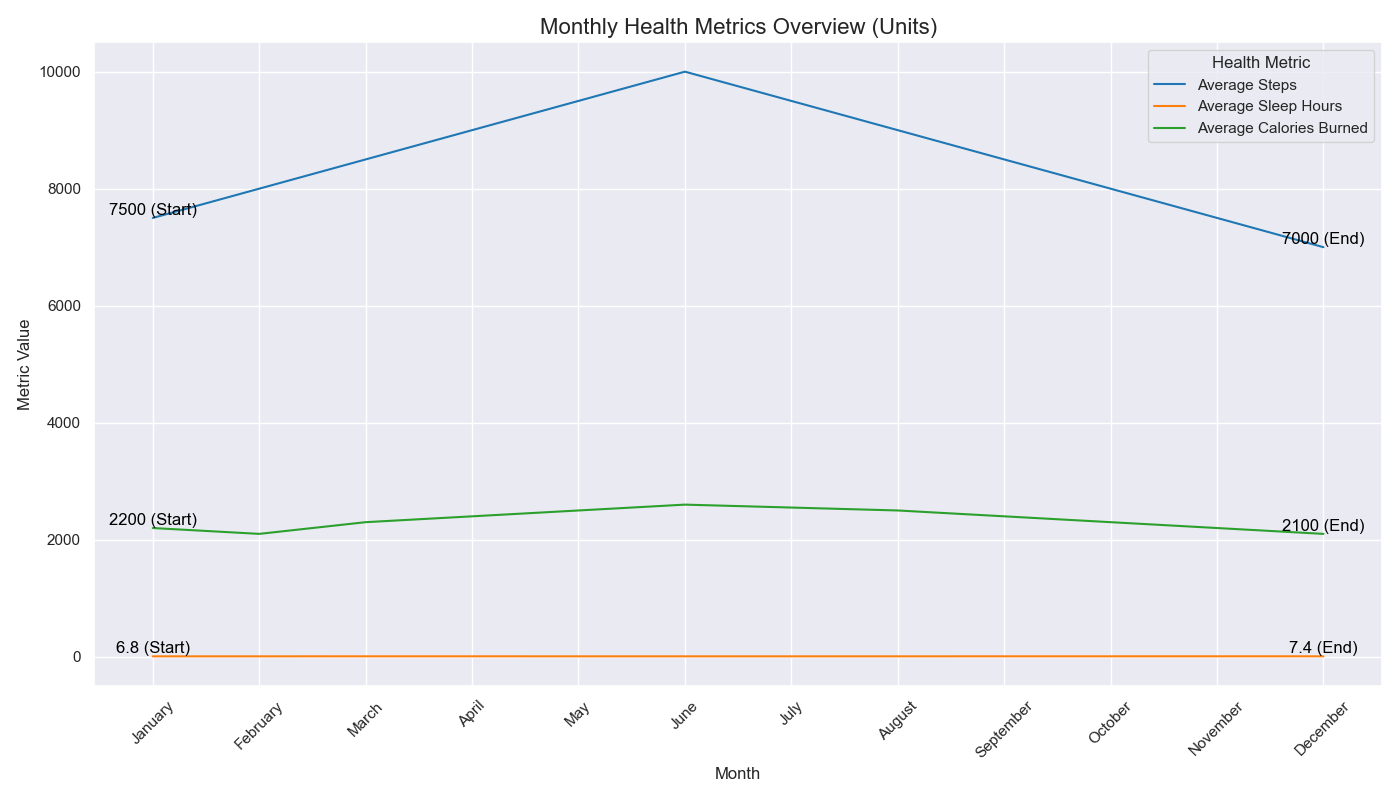

This chart was generated by the following Python code:

import pandas as pd
import seaborn as sns
import matplotlib.pyplot as plt

# Create data
data = {
    'Month': ["January", "February", "March", "April", "May", "June",
              "July", "August", "September", "October", "November", "December"],
    'Average Steps': [7500, 8000, 8500, 9000, 9500, 10000, 9500, 9000, 8500, 8000, 7500, 7000],
    'Average Sleep Hours': [6.8, 7.0, 7.2, 7.1, 7.0, 6.9, 6.8, 7.0, 7.1, 7.2, 7.3, 7.4],
    'Average Calories Burned': [2200, 2100, 2300, 2400, 2500, 2600, 2550, 2500, 2400, 2300, 2200, 2100]
}

# Convert data into DataFrame
df = pd.DataFrame(data)

# Melt the DataFrame
df_melted = df.melt('Month', var_name='Health Metric', value_name='Value')

# Create the line plot
plt.figure(figsize=(14, 8))
sns.lineplot(data=df_melted, x='Month', y='Value', hue='Health Metric',
             palette=['#1f77b4', '#ff7f0e', '#2ca02c'])

# Add annotations for the start and end of each line
for metric in ['Average Steps', 'Average Sleep Hours', 'Average Calories Burned']:
    plt.text(x=df['Month'][0], y=df[metric][0], s=f"{df[metric][0]} (Start)",
             color='black', ha='center', va='bottom')
    plt.text(x=df['Month'].iloc[-1], y=df[metric].iloc[-1],
             s=f"{df[metric].iloc[-1]} (End)", color='black', ha='center', va='bottom')

plt.title('Monthly Health Metrics Overview (Units)', fontsize=16)
plt.xlabel('Month')
plt.ylabel('Metric Value')
plt.xticks(rotation=45)
plt.tight_layout()
plt.show()
